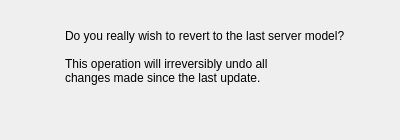
<?xml version="1.0" encoding="UTF-8"?>
<ui version="4.0">
 <class>RevertModelDlg</class>
 <widget class="QDialog" name="RevertModelDlg">
  <property name="geometry">
   <rect>
    <x>0</x>
    <y>0</y>
    <width>400</width>
    <height>140</height>
   </rect>
  </property>
  <property name="windowTitle">
   <string>Revert Server Model</string>
  </property>
  <layout class="QGridLayout" name="gridLayout">
   <item row="0" column="1">
    <widget class="QLabel" name="labelText">
     <property name="sizePolicy">
      <sizepolicy hsizetype="Preferred" vsizetype="Expanding">
       <horstretch>0</horstretch>
       <verstretch>0</verstretch>
      </sizepolicy>
     </property>
     <property name="text">
      <string>Do you really wish to revert to the last server model?

This operation will irreversibly undo all
changes made since the last update.</string>
     </property>
     <property name="wordWrap">
      <bool>true</bool>
     </property>
    </widget>
   </item>
   <item row="1" column="1">
    <layout class="QHBoxLayout" name="horizontalLayout_2">
     <item>
      <widget class="CircularProgressIndicator" name="circularProgress" native="true"/>
     </item>
     <item>
      <spacer name="horizontalSpacer">
       <property name="orientation">
        <enum>Qt::Horizontal</enum>
       </property>
       <property name="sizeHint" stdset="0">
        <size>
         <width>40</width>
         <height>20</height>
        </size>
       </property>
      </spacer>
     </item>
     <item>
      <widget class="QDialogButtonBox" name="buttonBox">
       <property name="orientation">
        <enum>Qt::Horizontal</enum>
       </property>
       <property name="standardButtons">
        <set>QDialogButtonBox::NoButton</set>
       </property>
      </widget>
     </item>
    </layout>
   </item>
   <item row="0" column="0">
    <widget class="QLabel" name="logoLabel">
     <property name="minimumSize">
      <size>
       <width>48</width>
       <height>48</height>
      </size>
     </property>
     <property name="maximumSize">
      <size>
       <width>48</width>
       <height>48</height>
      </size>
     </property>
     <property name="text">
      <string/>
     </property>
     <property name="scaledContents">
      <bool>false</bool>
     </property>
    </widget>
   </item>
  </layout>
 </widget>
 <customwidgets>
  <customwidget>
   <class>CircularProgressIndicator</class>
   <extends>QWidget</extends>
   <header>FileWaveGuiLib/circularprogressindicator.h</header>
   <container>1</container>
  </customwidget>
 </customwidgets>
 <resources/>
 <connections>
  <connection>
   <sender>buttonBox</sender>
   <signal>accepted()</signal>
   <receiver>RevertModelDlg</receiver>
   <slot>accept()</slot>
   <hints>
    <hint type="sourcelabel">
     <x>248</x>
     <y>254</y>
    </hint>
    <hint type="destinationlabel">
     <x>157</x>
     <y>274</y>
    </hint>
   </hints>
  </connection>
  <connection>
   <sender>buttonBox</sender>
   <signal>rejected()</signal>
   <receiver>RevertModelDlg</receiver>
   <slot>reject()</slot>
   <hints>
    <hint type="sourcelabel">
     <x>316</x>
     <y>260</y>
    </hint>
    <hint type="destinationlabel">
     <x>286</x>
     <y>274</y>
    </hint>
   </hints>
  </connection>
 </connections>
</ui>
